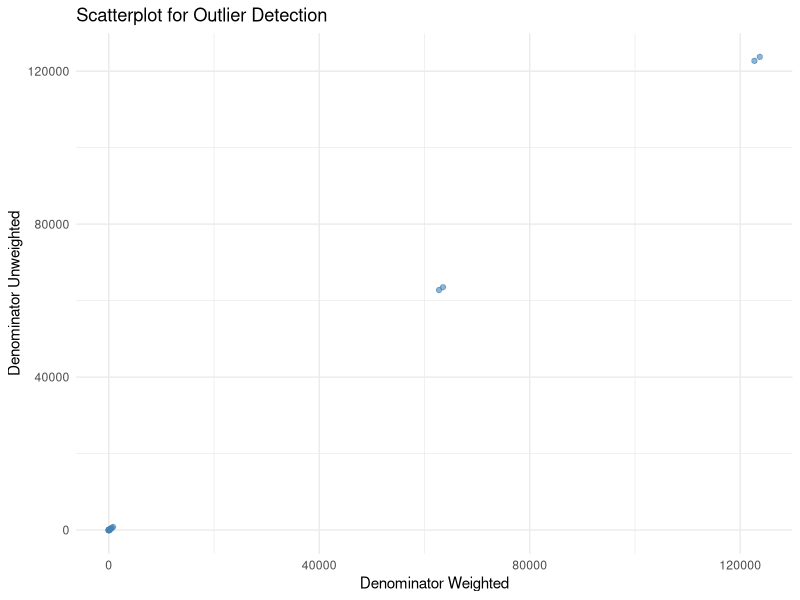
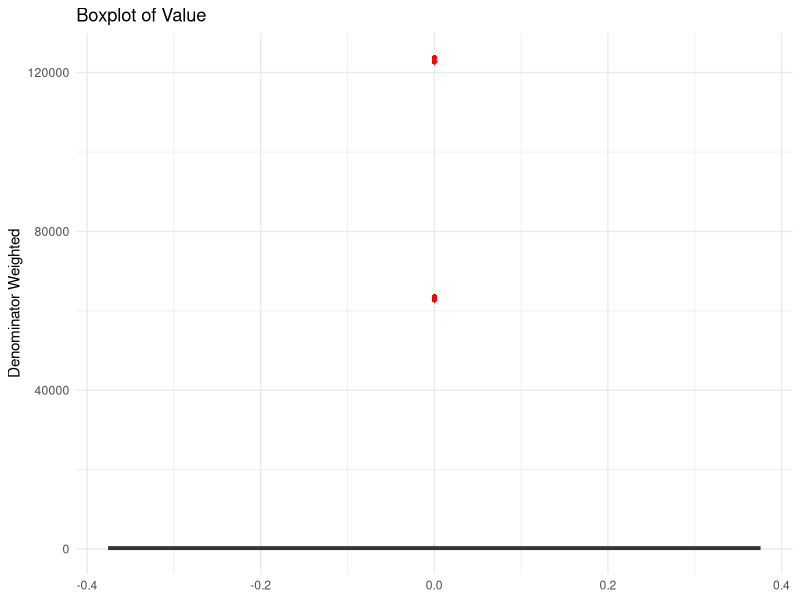

Generate these figures, in order, with R: (Note: this script raises an error after producing the figures.)
## ---- chunk 1
knitr::opts_chunk$set(echo = FALSE,   results = "hide",  message = FALSE,   # hide package messages
  warning = FALSE)
## ---- chunk 2
library(dplyr)
library(tidyr)
library(stringr)
library(readr)
library(here)
library(purrr)
library(ggplot2)

getwd()
list.files("data/raw_data")
## ---- chunk 3
mam_df <- read_csv(here("raw_data", "maternal-mortality_national_zaf.csv"))
## ---- chunk 4
head(mam_df,3)
## ---- chunk 5
mam_df <- mam_df[-1, ]
## ---- chunk 6
dim(mam_df)
## ---- chunk 7
dup_check <- mam_df %>%
  group_by(Indicator, SurveyYear, CharacteristicId, Value) %>%
  filter(n() > 1)

dup_check

## ---- chunk 8

data.frame(
  Column = names(mam_df),
  Missing_Percentage = paste0(round(colMeans(is.na(mam_df)) * 100, 2), "%")
  )

## ---- chunk 9
data.frame(
  Column = names(mam_df),
  Missing_Data = paste0(colSums(is.na(mam_df)))
  )
## ---- chunk 10
data.frame(
  Column = names(mam_df),
  paste0(sapply(mam_df, typeof))
)

## ---- chunk 11
str(mam_df)

## ---- chunk 12
mam_df <- mam_df %>%
  mutate(
        Value = as.numeric(Value),
    Precision = as.numeric(Precision),
    SurveyYear = as.integer(SurveyYear),
    IndicatorOrder = as.integer(IndicatorOrder),
    CharacteristicId = as.integer(CharacteristicId),
    CharacteristicOrder = as.integer(CharacteristicOrder),
    IsTotal = as.logical(as.integer(IsTotal)),
    IsPreferred = as.logical(as.integer(IsPreferred)),
    SurveyYearLabel = as.integer(SurveyYearLabel),
    DenominatorWeighted = as.numeric(DenominatorWeighted),
    DenominatorUnweighted = as.numeric(DenominatorUnweighted),
  )
## ---- chunk 13

n_sample <- 3

summary_tbl <- mam_df %>%
  map_df(~ tibble(
    n_unique = n_distinct(.),
    sample_values = paste(head(unique(.), n_sample), collapse = ", ")
  ), .id = "column")

summary_tbl
## ---- chunk 14
mam_df <- mam_df %>%

 select(
     -ISO3, 
    -DHS_CountryCode, 
    -CountryName, 
    -SurveyId,
    -ByVariableId, 
    -ByVariableLabel, 
    -IsTotal,
    -RegionId, 
    -SurveyYearLabel, 
    -SurveyType,
    -CharacteristicOrder
  )
## ---- chunk 15
ggplot(mam_df, aes(x = Value, y = Value)) +
  geom_point(alpha = 0.6, color = "steelblue") +
  labs(title = "Scatterplot for Outlier Detection",
       x = "Denominator Weighted",
       y = "Denominator Unweighted") +
  theme_minimal()


ggplot(mam_df, aes(y = Value)) +
  geom_boxplot(fill = "lightblue", outlier.color = "red", outlier.shape = 16) +
  labs(title = "Boxplot of Value",
       y = "Denominator Weighted") +
  theme_minimal()


## ---- chunk 16
dim(mam_df)
## ---- chunk 17
write_csv(mam_df, here("cleaned_data", "maternal-mortality_cleaned.csv"))
